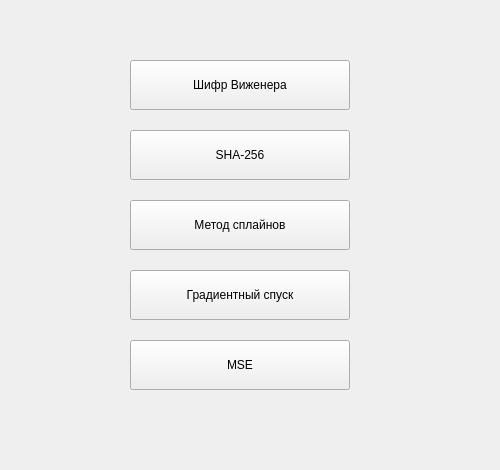
<?xml version="1.0" encoding="UTF-8"?>
<ui version="4.0">
    <class>UserWindow</class>
    <widget class="QMainWindow" name="UserWindow">
        <property name="geometry">
            <rect><x>0</x><y>0</y><width>500</width><height>470</height></rect>
        </property>
        <property name="windowTitle">
            <string>User Panel</string>
        </property>
        <widget class="QWidget" name="centralwidget">
            <widget class="QPushButton" name="vigenereButton">
                <property name="geometry">
                    <rect><x>130</x><y>60</y><width>220</width><height>50</height></rect>
                </property>
                <property name="text"><string>Шифр Виженера</string></property>
            </widget>
            <widget class="QPushButton" name="shaButton">
                <property name="geometry">
                    <rect><x>130</x><y>130</y><width>220</width><height>50</height></rect>
                </property>
                <property name="text"><string>SHA-256</string></property>
            </widget>
            <widget class="QPushButton" name="splineButton">
                <property name="geometry">
                    <rect><x>130</x><y>200</y><width>220</width><height>50</height></rect>
                </property>
                <property name="text"><string>Метод сплайнов</string></property>
            </widget>
            <widget class="QPushButton" name="gradientButton">
                <property name="geometry">
                    <rect><x>130</x><y>270</y><width>220</width><height>50</height></rect>
                </property>
                <property name="text"><string>Градиентный спуск</string></property>
            </widget>
            <widget class="QPushButton" name="mseButton">
                <property name="geometry">
                    <rect><x>130</x><y>340</y><width>220</width><height>50</height></rect>
                </property>
                <property name="text"><string>MSE</string></property>
            </widget>
        </widget>
    </widget>
    <resources/>
    <connections/>
</ui>
